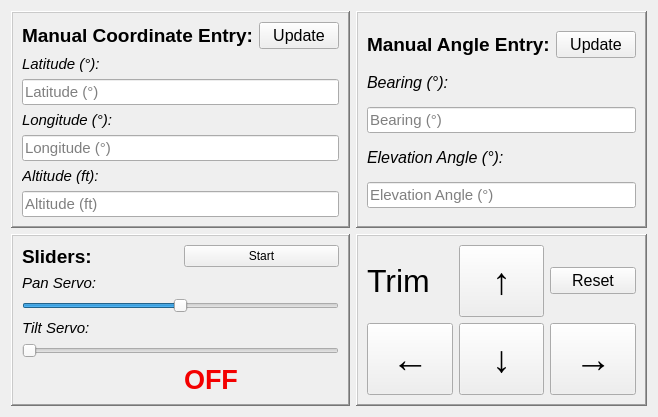
       <widget class="QWidget" name="ManualControl">
        <attribute name="title">
         <string>Manual Control</string>
        </attribute>
        <layout class="QGridLayout" name="gridLayout_7">
         <item row="1" column="0">
          <widget class="QFrame" name="manualSlidersFrame">
           <property name="sizePolicy">
            <sizepolicy hsizetype="Expanding" vsizetype="Expanding">
             <horstretch>0</horstretch>
             <verstretch>0</verstretch>
            </sizepolicy>
           </property>
           <property name="frameShape">
            <enum>QFrame::WinPanel</enum>
           </property>
           <property name="frameShadow">
            <enum>QFrame::Raised</enum>
           </property>
           <layout class="QGridLayout" name="gridLayout_14">
            <item row="0" column="0">
             <widget class="QLabel" name="SliderControl">
              <property name="font">
               <font>
                <pointsize>14</pointsize>
                <weight>75</weight>
                <bold>true</bold>
               </font>
              </property>
              <property name="text">
               <string>Sliders:</string>
              </property>
             </widget>
            </item>
            <item row="0" column="1">
             <widget class="QPushButton" name="sliderButton">
              <property name="text">
               <string>Start</string>
              </property>
             </widget>
            </item>
            <item row="1" column="0">
             <widget class="QLabel" name="panServoSliderLabel">
              <property name="font">
               <font>
                <pointsize>11</pointsize>
                <italic>true</italic>
               </font>
              </property>
              <property name="text">
               <string>Pan Servo:</string>
              </property>
             </widget>
            </item>
            <item row="2" column="0" colspan="2">
             <widget class="QSlider" name="panServoSlider">
              <property name="sizePolicy">
               <sizepolicy hsizetype="Expanding" vsizetype="Fixed">
                <horstretch>0</horstretch>
                <verstretch>0</verstretch>
               </sizepolicy>
              </property>
              <property name="minimum">
               <number>-180</number>
              </property>
              <property name="maximum">
               <number>180</number>
              </property>
              <property name="value">
               <number>0</number>
              </property>
              <property name="sliderPosition">
               <number>0</number>
              </property>
              <property name="orientation">
               <enum>Qt::Horizontal</enum>
              </property>
             </widget>
            </item>
            <item row="3" column="0">
             <widget class="QLabel" name="tiltServoSliderLabel">
              <property name="font">
               <font>
                <pointsize>11</pointsize>
                <italic>true</italic>
               </font>
              </property>
              <property name="text">
               <string>Tilt Servo:</string>
              </property>
             </widget>
            </item>
            <item row="4" column="0" colspan="2">
             <widget class="QSlider" name="tiltServoSlider">
              <property name="minimum">
               <number>0</number>
              </property>
              <property name="maximum">
               <number>80</number>
              </property>
              <property name="value">
               <number>0</number>
              </property>
              <property name="sliderPosition">
               <number>0</number>
              </property>
              <property name="orientation">
               <enum>Qt::Horizontal</enum>
              </property>
             </widget>
            </item>
            <item row="5" column="1">
             <widget class="QLabel" name="sliderStatus">
              <property name="palette">
               <palette>
                <active>
                 <colorrole role="WindowText">
                  <brush brushstyle="SolidPattern">
                   <color alpha="255">
                    <red>243</red>
                    <green>0</green>
                    <blue>0</blue>
                   </color>
                  </brush>
                 </colorrole>
                </active>
                <inactive>
                 <colorrole role="WindowText">
                  <brush brushstyle="SolidPattern">
                   <color alpha="255">
                    <red>243</red>
                    <green>0</green>
                    <blue>0</blue>
                   </color>
                  </brush>
                 </colorrole>
                </inactive>
                <disabled>
                 <colorrole role="WindowText">
                  <brush brushstyle="SolidPattern">
                   <color alpha="255">
                    <red>120</red>
                    <green>120</green>
                    <blue>120</blue>
                   </color>
                  </brush>
                 </colorrole>
                </disabled>
               </palette>
              </property>
              <property name="font">
               <font>
                <family>Microsoft Sans Serif</family>
                <pointsize>20</pointsize>
                <weight>75</weight>
                <bold>true</bold>
                <underline>false</underline>
               </font>
              </property>
              <property name="text">
               <string>OFF</string>
              </property>
             </widget>
            </item>
           </layout>
          </widget>
         </item>
         <item row="0" column="0">
          <widget class="QFrame" name="manualCoordinateEntryFrame">
           <property name="frameShape">
            <enum>QFrame::WinPanel</enum>
           </property>
           <property name="frameShadow">
            <enum>QFrame::Raised</enum>
           </property>
           <layout class="QGridLayout" name="gridLayout_16">
            <item row="0" column="0">
             <widget class="QLabel" name="ManuelGPSEntryLabel">
              <property name="sizePolicy">
               <sizepolicy hsizetype="Expanding" vsizetype="Fixed">
                <horstretch>0</horstretch>
                <verstretch>0</verstretch>
               </sizepolicy>
              </property>
              <property name="font">
               <font>
                <pointsize>14</pointsize>
                <weight>75</weight>
                <bold>true</bold>
               </font>
              </property>
              <property name="text">
               <string>Manual Coordinate Entry:</string>
              </property>
             </widget>
            </item>
            <item row="0" column="1">
             <widget class="QPushButton" name="ManualEntryUpdateButton">
              <property name="sizePolicy">
               <sizepolicy hsizetype="Expanding" vsizetype="Fixed">
                <horstretch>0</horstretch>
                <verstretch>0</verstretch>
               </sizepolicy>
              </property>
              <property name="font">
               <font>
                <pointsize>12</pointsize>
               </font>
              </property>
              <property name="text">
               <string>Update</string>
              </property>
             </widget>
            </item>
            <item row="2" column="0" colspan="2">
             <widget class="QLineEdit" name="ManualEntryLatitude">
              <property name="font">
               <font>
                <pointsize>11</pointsize>
               </font>
              </property>
              <property name="text">
               <string/>
              </property>
              <property name="placeholderText">
               <string>Latitude (°)</string>
              </property>
             </widget>
            </item>
            <item row="4" column="0" colspan="2">
             <widget class="QLineEdit" name="ManualEntryLongitude">
              <property name="font">
               <font>
                <pointsize>11</pointsize>
               </font>
              </property>
              <property name="placeholderText">
               <string>Longitude (°)</string>
              </property>
             </widget>
            </item>
            <item row="3" column="0" colspan="2">
             <widget class="QLabel" name="manualEntryLonLabel">
              <property name="sizePolicy">
               <sizepolicy hsizetype="Preferred" vsizetype="Fixed">
                <horstretch>0</horstretch>
                <verstretch>0</verstretch>
               </sizepolicy>
              </property>
              <property name="font">
               <font>
                <pointsize>11</pointsize>
                <italic>true</italic>
               </font>
              </property>
              <property name="text">
               <string>Longitude (°):</string>
              </property>
             </widget>
            </item>
            <item row="6" column="0" colspan="2">
             <widget class="QLineEdit" name="ManualEntryAltitude">
              <property name="font">
               <font>
                <pointsize>11</pointsize>
               </font>
              </property>
              <property name="placeholderText">
               <string>Altitude (ft)</string>
              </property>
             </widget>
            </item>
            <item row="5" column="0" colspan="2">
             <widget class="QLabel" name="manualEntryAltLabel">
              <property name="sizePolicy">
               <sizepolicy hsizetype="Expanding" vsizetype="Fixed">
                <horstretch>0</horstretch>
                <verstretch>0</verstretch>
               </sizepolicy>
              </property>
              <property name="font">
               <font>
                <pointsize>11</pointsize>
                <italic>true</italic>
               </font>
              </property>
              <property name="text">
               <string>Altitude (ft):</string>
              </property>
             </widget>
            </item>
            <item row="1" column="0" colspan="2">
             <widget class="QLabel" name="manualEntryLatLabel">
              <property name="sizePolicy">
               <sizepolicy hsizetype="Expanding" vsizetype="Fixed">
                <horstretch>0</horstretch>
                <verstretch>0</verstretch>
               </sizepolicy>
              </property>
              <property name="font">
               <font>
                <pointsize>11</pointsize>
                <italic>true</italic>
               </font>
              </property>
              <property name="text">
               <string>Latitude (°):</string>
              </property>
             </widget>
            </item>
           </layout>
           <zorder>manualEntryLatLabel</zorder>
           <zorder>ManualEntryLatitude</zorder>
           <zorder>manualEntryLonLabel</zorder>
           <zorder>ManualEntryLongitude</zorder>
           <zorder>ManualEntryAltitude</zorder>
           <zorder>manualEntryAltLabel</zorder>
           <zorder>ManuelGPSEntryLabel</zorder>
           <zorder>ManualEntryUpdateButton</zorder>
          </widget>
         </item>
         <item row="0" column="1">
          <widget class="QFrame" name="manualAngleEntryFrame">
           <property name="frameShape">
            <enum>QFrame::WinPanel</enum>
           </property>
           <property name="frameShadow">
            <enum>QFrame::Raised</enum>
           </property>
           <layout class="QGridLayout" name="gridLayout_17">
            <item row="0" column="0" colspan="2">
             <widget class="QLabel" name="ManualAngleEntryLabel">
              <property name="sizePolicy">
               <sizepolicy hsizetype="Expanding" vsizetype="Fixed">
                <horstretch>0</horstretch>
                <verstretch>0</verstretch>
               </sizepolicy>
              </property>
              <property name="font">
               <font>
                <pointsize>14</pointsize>
                <weight>75</weight>
                <bold>true</bold>
               </font>
              </property>
              <property name="text">
               <string>Manual Angle Entry:</string>
              </property>
             </widget>
            </item>
            <item row="0" column="2">
             <widget class="QPushButton" name="ManualAngleEntryButton">
              <property name="font">
               <font>
                <pointsize>12</pointsize>
               </font>
              </property>
              <property name="text">
               <string>Update</string>
              </property>
             </widget>
            </item>
            <item row="3" column="0" colspan="3">
             <widget class="QLineEdit" name="manualEntryBearing">
              <property name="font">
               <font>
                <pointsize>11</pointsize>
               </font>
              </property>
              <property name="text">
               <string/>
              </property>
              <property name="placeholderText">
               <string>Bearing (°)</string>
              </property>
             </widget>
            </item>
            <item row="4" column="0" colspan="3">
             <widget class="QLabel" name="manualEntryElevationLabel">
              <property name="sizePolicy">
               <sizepolicy hsizetype="Fixed" vsizetype="Fixed">
                <horstretch>0</horstretch>
                <verstretch>0</verstretch>
               </sizepolicy>
              </property>
              <property name="font">
               <font>
                <pointsize>12</pointsize>
                <italic>true</italic>
               </font>
              </property>
              <property name="text">
               <string>Elevation Angle (°):</string>
              </property>
             </widget>
            </item>
            <item row="5" column="0" colspan="3">
             <widget class="QLineEdit" name="manualEntryElevation">
              <property name="font">
               <font>
                <pointsize>11</pointsize>
               </font>
              </property>
              <property name="placeholderText">
               <string>Elevation Angle (°)</string>
              </property>
             </widget>
            </item>
            <item row="2" column="0" colspan="3">
             <widget class="QLabel" name="manualEntryBearingLabel">
              <property name="sizePolicy">
               <sizepolicy hsizetype="Expanding" vsizetype="Fixed">
                <horstretch>0</horstretch>
                <verstretch>0</verstretch>
               </sizepolicy>
              </property>
              <property name="font">
               <font>
                <pointsize>12</pointsize>
                <italic>true</italic>
               </font>
              </property>
              <property name="text">
               <string>Bearing (°):</string>
              </property>
             </widget>
            </item>
           </layout>
          </widget>
         </item>
         <item row="1" column="1">
          <widget class="QFrame" name="trimFrame">
           <property name="sizePolicy">
            <sizepolicy hsizetype="Expanding" vsizetype="Expanding">
             <horstretch>0</horstretch>
             <verstretch>0</verstretch>
            </sizepolicy>
           </property>
           <property name="frameShape">
            <enum>QFrame::WinPanel</enum>
           </property>
           <property name="frameShadow">
            <enum>QFrame::Raised</enum>
           </property>
           <layout class="QGridLayout" name="gridLayout_18">
            <item row="0" column="0">
             <widget class="QLabel" name="trimLabel">
              <property name="sizePolicy">
               <sizepolicy hsizetype="Preferred" vsizetype="Fixed">
                <horstretch>0</horstretch>
                <verstretch>0</verstretch>
               </sizepolicy>
              </property>
              <property name="font">
               <font>
                <pointsize>24</pointsize>
               </font>
              </property>
              <property name="text">
               <string>Trim</string>
              </property>
             </widget>
            </item>
            <item row="0" column="1">
             <widget class="QPushButton" name="trimUpButton">
              <property name="sizePolicy">
               <sizepolicy hsizetype="Expanding" vsizetype="Expanding">
                <horstretch>0</horstretch>
                <verstretch>0</verstretch>
               </sizepolicy>
              </property>
              <property name="font">
               <font>
                <pointsize>28</pointsize>
               </font>
              </property>
              <property name="text">
               <string>↑</string>
              </property>
             </widget>
            </item>
            <item row="0" column="2">
             <widget class="QPushButton" name="trimResetButton">
              <property name="sizePolicy">
               <sizepolicy hsizetype="Expanding" vsizetype="Fixed">
                <horstretch>0</horstretch>
                <verstretch>0</verstretch>
               </sizepolicy>
              </property>
              <property name="font">
               <font>
                <pointsize>12</pointsize>
               </font>
              </property>
              <property name="text">
               <string>Reset</string>
              </property>
             </widget>
            </item>
            <item row="1" column="0">
             <widget class="QPushButton" name="trimLeftButton">
              <property name="sizePolicy">
               <sizepolicy hsizetype="Expanding" vsizetype="Expanding">
                <horstretch>0</horstretch>
                <verstretch>0</verstretch>
               </sizepolicy>
              </property>
              <property name="font">
               <font>
                <pointsize>28</pointsize>
               </font>
              </property>
              <property name="text">
               <string>←</string>
              </property>
             </widget>
            </item>
            <item row="1" column="1">
             <widget class="QPushButton" name="trimDownButton">
              <property name="sizePolicy">
               <sizepolicy hsizetype="Expanding" vsizetype="Expanding">
                <horstretch>0</horstretch>
                <verstretch>0</verstretch>
               </sizepolicy>
              </property>
              <property name="font">
               <font>
                <pointsize>28</pointsize>
               </font>
              </property>
              <property name="text">
               <string>↓</string>
              </property>
             </widget>
            </item>
            <item row="1" column="2">
             <widget class="QPushButton" name="trimRightButton">
              <property name="sizePolicy">
               <sizepolicy hsizetype="Expanding" vsizetype="Expanding">
                <horstretch>0</horstretch>
                <verstretch>0</verstretch>
               </sizepolicy>
              </property>
              <property name="font">
               <font>
                <pointsize>28</pointsize>
               </font>
              </property>
              <property name="text">
               <string>→</string>
              </property>
             </widget>
            </item>
           </layout>
          </widget>
         </item>
        </layout>
       </widget>
